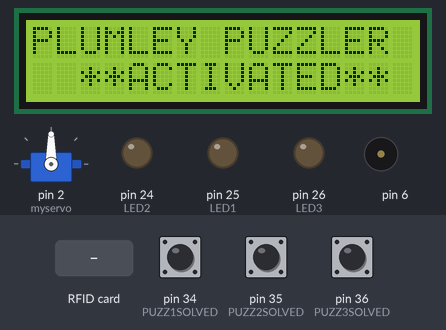
Bench run of a sketch on a simulated Arduino Mega 2560, built with avr-gcc and run on an emulated ATmega2560. On the bench: 16×2 character LCD, servo, output pins drawn as LEDs (lit = HIGH), buzzer (waves = sounding). Inputs (shaded band) come from the test bench; at power-on: pin 34 (PUZZ1SOLVED) HIGH, pin 35 (PUZZ2SOLVED) HIGH, pin 36 (PUZZ3SOLVED) HIGH. Pins used as bus, display or sensor lines are not drawn; what the sketch prints to the serial monitor is not drawn.

Above: at 1.3 s.
1.4 s: RFID card 5E 7A 19 C4 held to the reader
At 2.6 s:
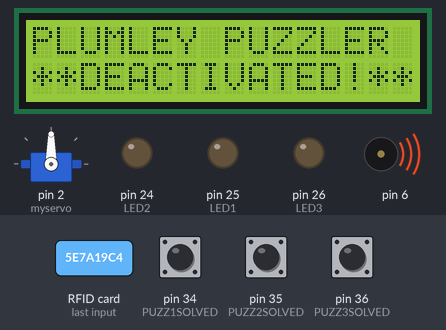
2.9 s: pin 34 (PUZZ1SOLVED) pulled LOW for 3.2 s
At 7.4 s:
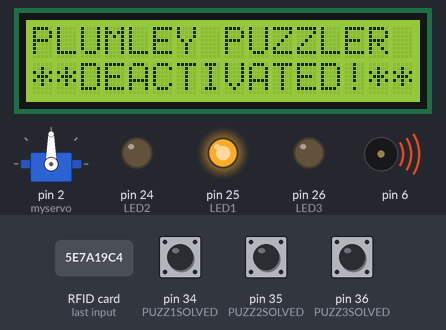
7.9 s: pin 35 (PUZZ2SOLVED) pulled LOW for 3.2 s
At 12.3 s:
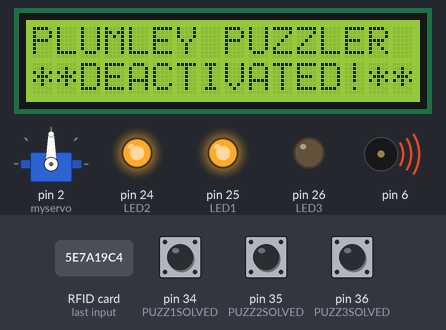
12.9 s: pin 36 (PUZZ3SOLVED) pulled LOW for 3.2 s
At 17.9 s:
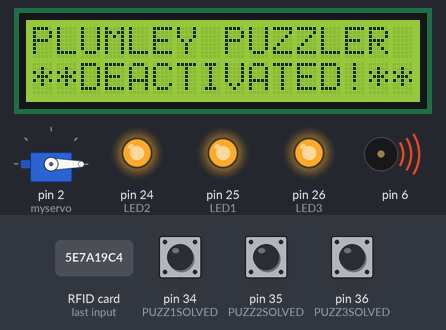
Timing chart, 0 to 20.0 s (numbered marks = the images above; inputs shaded):
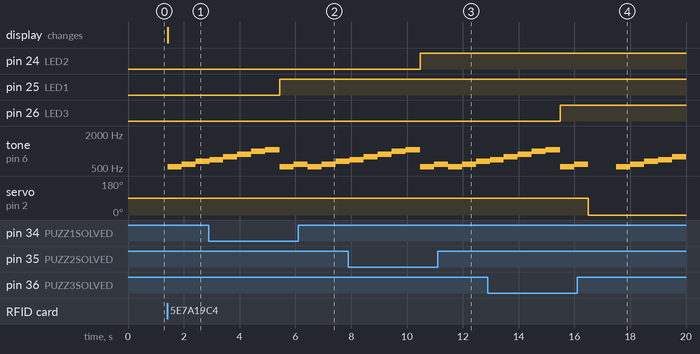

The sketch:

device_C2.ino
```cpp
/*
 * @author: Evan Plumley
 *
 * @description Uploaded to the command and control arduino which releases trhe deactivation
 * key once all three puzzles are solved and controls teh "deactivation" of
 * the puzzle box. This sketch also controls an LCD display using the
 * Arduino LiquidCrystal Library.
 *
 *
 * The LCD Pins:
 * LCD RS pin to digital pin 7
 * LCD Enable pin to digital pin 8
 * LCD D4 pin to digital pin 9
 * LCD D5 pin to digital pin 10
 * LCD D6 pin to digital pin 11
 * LCD D7 pin to digital pin 12
 * LCD R/W pin to ground
 * LCD VSS pin to ground
 * LCD VCC pin to 5V
 * 10K resistor:
 * ends to +5V and ground
 * wiper to LCD VO pin (pin 3)

 *
 */


// include the library code:
#include <LiquidCrystal.h>
#include <SPI.h>
#include <MFRC522.h>
#include "pitches.h"
#include <Servo.h>

//Defining pins for RFID reader
#define SS_PIN 53
#define RST_PIN 49

//Green LED success indicator let pins
#define LED1 25
#define LED2 24
#define LED3 26
#define PUZZ1SOLVED 34
#define PUZZ2SOLVED 35
#define PUZZ3SOLVED 36

MFRC522 mfrc522(SS_PIN, RST_PIN); //Instance of class
// initialize the library with the numbers of the interface pins
LiquidCrystal lcd(7, 8, 9, 10, 11, 12);
String cardUID = "";
bool winFlag = false;

///initialize flag variables for puzzle success
bool puzz1Success = false;
bool puzz2Success = false;
bool puzz3Success = false;

//Flag to trigger puzzle solve sound to make sure it only execute once
int solveSound1 = 0;
int solveSound2 = 0;
int solveSound3 = 0;

///////
// notes in the melodyn fro passive speaker:
int melody[] = {NOTE_C5, NOTE_D5, NOTE_E5, NOTE_F5, NOTE_G5, NOTE_A5, NOTE_B5, NOTE_C6};

//Create servo object
Servo myservo;


void setup() {
  // set up the LCD's number of columns and rows:
  lcd.begin(16, 2);
  // Print a message to the LCD.
  lcd.setCursor(0, 0);
  lcd.print("PLUMLEY PUZZLER");

  ///////////////////////////////////////////
  // setup RFID reader
  /////////////////////////////////////
  Serial.begin(9600);
  SPI.begin();
  mfrc522.PCD_Init();
  Serial.println("RFID reading UID");

  ////////////////////////////
  //assign LED and puzz solved pin modes and reset to low
  //////////////////////

  //Will be input from other mega boards once they have been solved
  pinMode(PUZZ1SOLVED, INPUT_PULLUP);
  pinMode(PUZZ2SOLVED, INPUT_PULLUP);
  pinMode(PUZZ3SOLVED, INPUT_PULLUP);

  pinMode(LED1, OUTPUT);
  pinMode(LED2, OUTPUT);
  pinMode(LED3, OUTPUT);
  digitalWrite(LED1, LOW);
  digitalWrite(LED2, LOW);
  digitalWrite(LED3, LOW);


  /////////////////////////////
  // Setup and center servo with pin 2
  ////////////////////////////
  myservo.attach(2);//connect pin 9 with the control line(the middle line of Servo)
  myservo.write(90);// move servos to center position -> 90°
}

/*
 * Function to play the puzzle solution chime
 */
void playSolveSound(){
    for (int thisNote = 0; thisNote < 2; thisNote++) {
      // pin6 output the voice, every scale is 0.5 sencond
      tone(6, melody[thisNote], 500);
      delay(500);
    }
}

/*
 * Function to play the win chime
 */
void playWinSound(){
     for (int thisNote = 0; thisNote < 8; thisNote++) {
      // pin6 output the voice, every scale is 0.5 sencond
      tone(6, melody[thisNote], 1000);
      delay(500);
    }
}

void loop() {

  /////////////////////////////////////////////////////////
  // LCD screen setup
  // (note: line 1 is the second row, since counting begins with 0):
  //////////////////////////////////////////
  lcd.setCursor(2, 1);
  // print the number of seconds since reset:
  if (winFlag)
  {
    lcd.setCursor(0, 1);
    lcd.print("**DEACTIVATED!**");

    //Play win chime
    playWinSound();
  }
  else
  {
    lcd.setCursor(2, 1);
    lcd.print("**ACTIVATED**");
  }

  ///////////////////////////////////////////
  //Look for RFID card presence
  /////////////////////////////////////////
  if(mfrc522.PICC_IsNewCardPresent())
  {
    if(mfrc522.PICC_ReadCardSerial())
    {
      Serial.print("Tag UID:");
      for(byte i = 0; i < mfrc522.uid.size; i++)
      {
        Serial.print(mfrc522.uid.uidByte[i] < 0x10 ? " 0" : " ");
        Serial.print(mfrc522.uid.uidByte[i], HEX);
        //cardUID = cardUID + mfrc522.uid.uidByte[i];
      }
      Serial.println();
      winFlag = true;
      mfrc522.PICC_HaltA();
    }
  }

  //////////////////////////////
  // Check to see if a puzzle has been solved and light corresponding green LED
  /////////////////////////////////////////

  //success input checks from other boards
  if(digitalRead(PUZZ1SOLVED) == LOW)
  {
    puzz1Success = true;
  }
  if(digitalRead(PUZZ2SOLVED) == LOW)
  {
    puzz2Success = true;
  }
  if(digitalRead(PUZZ3SOLVED) == LOW)
  {
    puzz3Success = true;
  }


  //Flag change checks to activate green LEDs
  if (puzz1Success)
  {
    digitalWrite(LED1, HIGH);
    if (solveSound1 == 0){
      playSolveSound();
      if(solveSound1 < 1) solveSound1 ++;
    }
  }
  if (puzz2Success)
  {
    digitalWrite(LED2, HIGH);
     if (solveSound2 == 0){
      playSolveSound();
      if(solveSound2 < 1) solveSound2 ++;
    }

  }
  if (puzz3Success)
  {
    digitalWrite(LED3, HIGH);
     if (solveSound3 == 0){
      playSolveSound();
      if(solveSound3 < 1) solveSound3 ++;
    }

  }


  if (puzz1Success && puzz2Success && puzz3Success)
  {
    myservo.write(0);
    delay(1000);
  }


}
```

Measured:
- after the input at 1.4 s, tone on pin 6: silent → 523 Hz at once, → 587 Hz 0.50 s later, → 659 Hz 0.50 s later; the display: changes at once (image 1)
- after the input at 2.9 s, pin 25 (LED1): LOW → HIGH after 2.5 s
- after the input at 7.9 s, pin 24 (LED2): LOW → HIGH after 2.6 s
- after the input at 12.9 s, pin 26 (LED3): LOW → HIGH after 2.6 s; servo on pin 2 (myservo): 90° → 0° after 3.6 s
